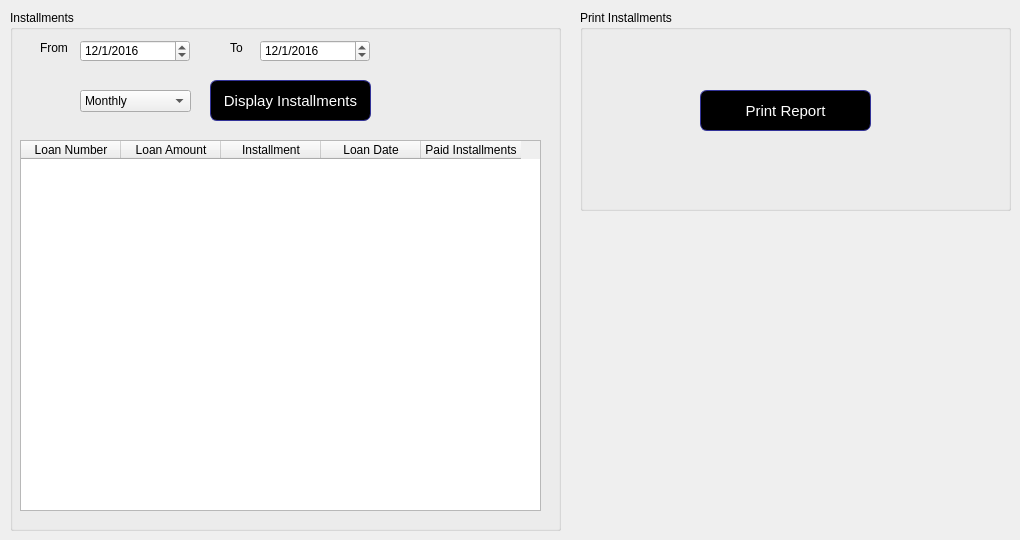
      <widget class="QWidget" name="tab_19">
       <attribute name="title">
        <string>Installment Collectible</string>
       </attribute>
       <widget class="QGroupBox" name="groupBox_16">
        <property name="geometry">
         <rect>
          <x>10</x>
          <y>10</y>
          <width>551</width>
          <height>521</height>
         </rect>
        </property>
        <property name="title">
         <string>Installments</string>
        </property>
        <widget class="QDateEdit" name="dateEdit">
         <property name="geometry">
          <rect>
           <x>70</x>
           <y>30</y>
           <width>110</width>
           <height>22</height>
          </rect>
         </property>
         <property name="dateTime">
          <datetime>
           <hour>0</hour>
           <minute>0</minute>
           <second>0</second>
           <year>2016</year>
           <month>1</month>
           <day>12</day>
          </datetime>
         </property>
         <property name="displayFormat">
          <string>d/M/yyyy</string>
         </property>
        </widget>
        <widget class="QLabel" name="label_79">
         <property name="geometry">
          <rect>
           <x>30</x>
           <y>30</y>
           <width>41</width>
           <height>16</height>
          </rect>
         </property>
         <property name="text">
          <string>From</string>
         </property>
        </widget>
        <widget class="QLabel" name="label_80">
         <property name="geometry">
          <rect>
           <x>220</x>
           <y>30</y>
           <width>31</width>
           <height>16</height>
          </rect>
         </property>
         <property name="text">
          <string>To</string>
         </property>
        </widget>
        <widget class="QDateEdit" name="dateEdit_2">
         <property name="geometry">
          <rect>
           <x>250</x>
           <y>30</y>
           <width>110</width>
           <height>22</height>
          </rect>
         </property>
         <property name="dateTime">
          <datetime>
           <hour>0</hour>
           <minute>0</minute>
           <second>0</second>
           <year>2016</year>
           <month>1</month>
           <day>12</day>
          </datetime>
         </property>
         <property name="displayFormat">
          <string>d/M/yyyy</string>
         </property>
        </widget>
        <widget class="QPushButton" name="pushButton_13">
         <property name="geometry">
          <rect>
           <x>200</x>
           <y>70</y>
           <width>161</width>
           <height>41</height>
          </rect>
         </property>
         <property name="styleSheet">
          <string notr="true">QPushButton:hover {
color: black;
background-color: grey;
border-width: 1px;
border-color: #339;
border-style: solid;
border-radius: 7;
padding: 3px;
font-size: 15px;
padding-left: 5px;
padding-right: 5px;
}
QPushButton {
color: white;
background-color: QLinearGradient( );
border-width: 1px;
border-color: #339;
border-style: solid;
border-radius: 7;
padding: 3px;
font-size: 15px;
padding-left: 5px;
padding-right: 5px;

}</string>
         </property>
         <property name="text">
          <string>Display Installments</string>
         </property>
        </widget>
        <widget class="QTableWidget" name="tableWidget_4">
         <property name="geometry">
          <rect>
           <x>10</x>
           <y>130</y>
           <width>521</width>
           <height>371</height>
          </rect>
         </property>
         <column>
          <property name="text">
           <string>Loan Number</string>
          </property>
         </column>
         <column>
          <property name="text">
           <string>Loan Amount</string>
          </property>
         </column>
         <column>
          <property name="text">
           <string>Installment</string>
          </property>
         </column>
         <column>
          <property name="text">
           <string>Loan Date</string>
          </property>
         </column>
         <column>
          <property name="text">
           <string>Paid Installments</string>
          </property>
         </column>
        </widget>
        <widget class="QComboBox" name="comboBox_8">
         <property name="geometry">
          <rect>
           <x>70</x>
           <y>80</y>
           <width>111</width>
           <height>22</height>
          </rect>
         </property>
         <item>
          <property name="text">
           <string>Monthly</string>
          </property>
         </item>
         <item>
          <property name="text">
           <string>Weekly</string>
          </property>
         </item>
         <item>
          <property name="text">
           <string>Daily</string>
          </property>
         </item>
        </widget>
       </widget>
       <widget class="QGroupBox" name="groupBox_17">
        <property name="geometry">
         <rect>
          <x>580</x>
          <y>10</y>
          <width>431</width>
          <height>201</height>
         </rect>
        </property>
        <property name="title">
         <string>Print Installments</string>
        </property>
        <widget class="QPushButton" name="pushButton_14">
         <property name="geometry">
          <rect>
           <x>120</x>
           <y>80</y>
           <width>171</width>
           <height>41</height>
          </rect>
         </property>
         <property name="styleSheet">
          <string notr="true">QPushButton:hover {
color: black;
background-color: grey;
border-width: 1px;
border-color: #339;
border-style: solid;
border-radius: 7;
padding: 3px;
font-size: 15px;
padding-left: 5px;
padding-right: 5px;
}
QPushButton {
color: white;
background-color: QLinearGradient( );
border-width: 1px;
border-color: #339;
border-style: solid;
border-radius: 7;
padding: 3px;
font-size: 15px;
padding-left: 5px;
padding-right: 5px;

}</string>
         </property>
         <property name="text">
          <string>Print Report</string>
         </property>
        </widget>
       </widget>
      </widget>
